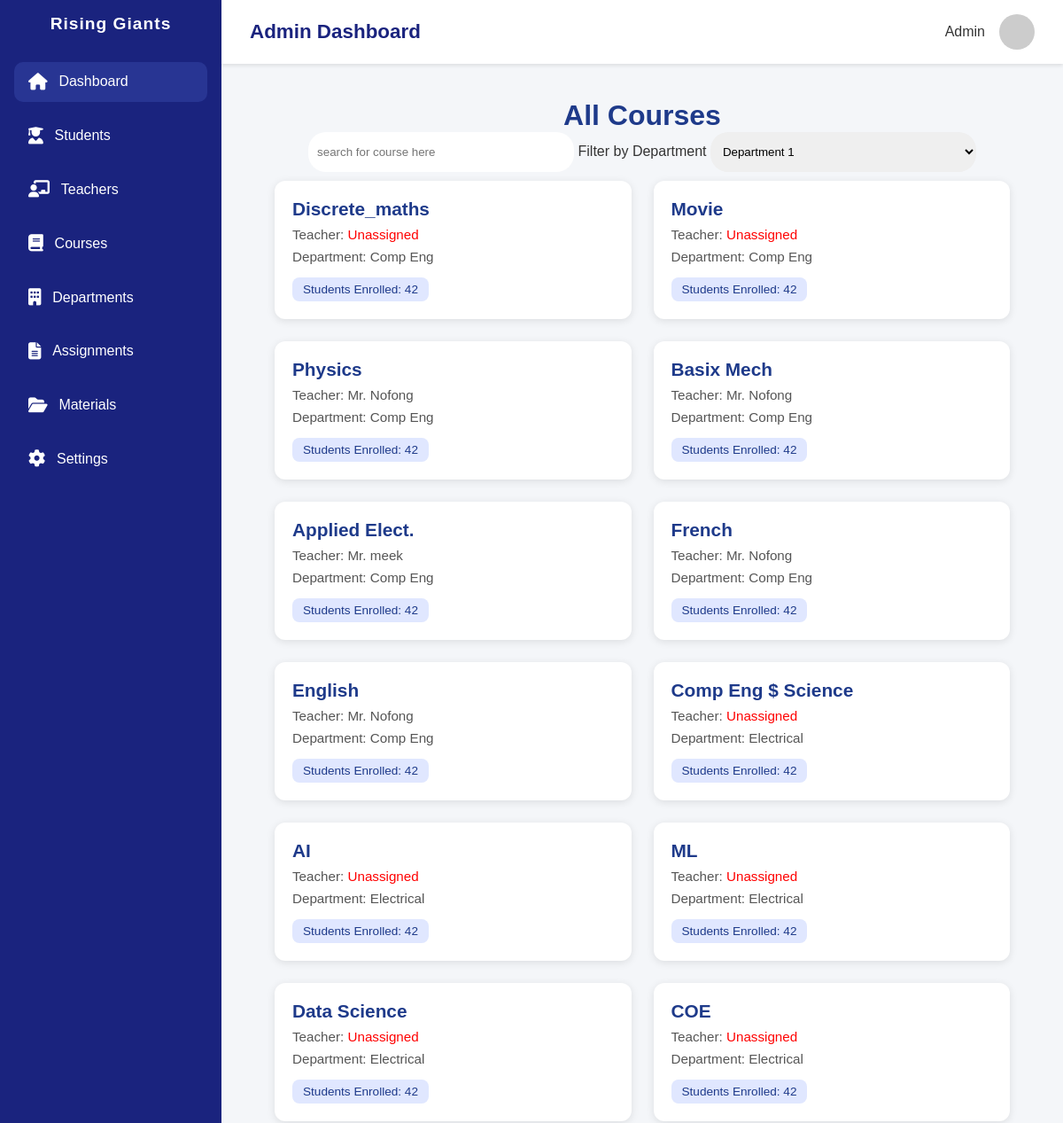
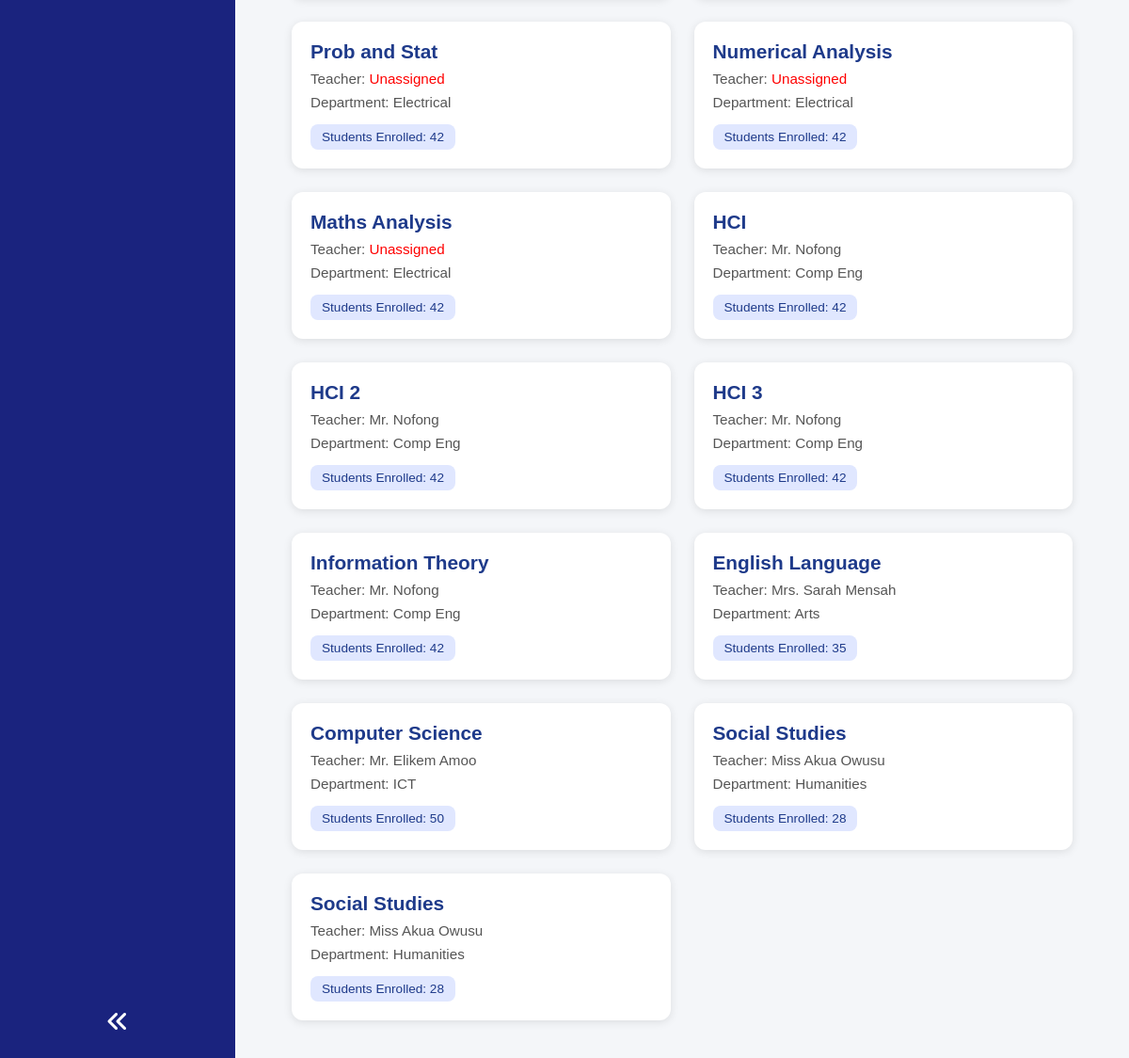
The app's page /dashboard/courses/ (signed in) with its own data (2 pictures, top to bottom).
### main/models.py (models this page shows, shortened)
class Course(models.Model):
    slug = models.SlugField(unique=True,blank=True,max_length=100)
    name = models.CharField(blank=True,unique=True,max_length=100)
    teacher = models.ForeignKey(
        settings.AUTH_USER_MODEL,
        blank=True,
        on_delete=models.SET_NULL,
        related_name="courses_assigned",
        null=True
        )
    students = models.ManyToManyField(
        settings.AUTH_USER_MODEL,
        blank=True,
        related_name="courses_enrolled",
        null=True
        )
    created_by = models.ForeignKey(
        settings.AUTH_USER_MODEL,
        blank=True,
        null=True,
        on_delete=models.SET_NULL,
        related_name="courses_created",
        default="3"
        )
    department = models.ForeignKey(
        Department,
        blank=True,
        null=True,
        on_delete=models.SET_NULL,
        related_name="courses"
        )
    created_at = models.DateTimeField(auto_now_add=True)
    updated_at = models.DateTimeField(auto_now=True)

class Department(models.Model):
    slug = models.SlugField(unique= True, blank=True)
    name = models.CharField(blank=True,max_length=100,unique=True)
    created_by = models.ForeignKey(
        settings.AUTH_USER_MODEL,
        on_delete= models.CASCADE,
        related_name="departments_created"
        )
    updated_at = models.DateTimeField(auto_now=True)
    def __str__(self):
        return self.name

### users/models.py (models this page shows)
class CustomUser(AbstractUser):
    ROLES = {
        None:"Select user",
        "admin":"Admin",
        "teacher":"Teacher",
        "student":"Student",
    }
    school_id = models.CharField(blank=True,null=True,unique=True,validators=[is_umat_id])
    role = models.CharField(choices=ROLES, blank=True,default="teacher")
    department = models.ForeignKey(
        Department,
            on_delete=models.SET_NULL,
            null=True,
            blank=True,
            related_name="users",
            default="4"
        )
    def __str__(self):
        return self.username
    USERNAME_FIELD = "school_id"

### main/decorators.py (the view)
        def innner(request,*args,**kwargs):
            if request.user.role != role:
                return HttpResponse(f"You are not allowed to this {role} page")
            return func(request,*args,**kwargs)

### main/context_processors.py (called while the page is built)
def total_values(request):
    total_users = User.objects.all().count()
    total_teachers = User.objects.filter(role = "teacher").count()
    total_students = User.objects.filter(role = "student").count()
    total_departments = Department.objects.all().count()
    total_courses = Course.objects.all().count()
    context = {
        "total_students":total_students,
        "total_teachers":total_teachers,
        "total_courses":total_courses,
        "total_departments":total_departments,
    }
    return context

### main/views.py (called while the page is built)
@login_required
@allowed_role("admin")
def courses(request):
    courses = Course.objects.all()
    context = {
        "courses":courses
    }
    return render(request,"main/admin_course_list.html",context)

### main/templates/main/admin_course_list.html (shortened to what this page needs)
{% extends 'main_base.html' %}
{% load static %}
{% block extra_styles %}<link rel="stylesheet" href="{% static 'main/css/admin_course_list.css' %}">
{% endblock extra_styles %}
{% block body %}
  <div class="container">
    <h1>All Courses</h1>
    <form action="">
      <input type="text" placeholder="search for course here ">
      <label for="department">Filter by Department</label>
      <select name="department" id="department">
        <option value="">Department 1 </option>
      </select>
    </form>
    <div class="course-grid">
      {% for course in courses %}
      <div class="course-card">
        <h2>{{course.name}}</h2>
        {% if not course.teacher %}
        <p >Teacher: <span id = "unassigned-course"> Unassigned </span>  </p>
        {% else %}
        <p>Teacher: Mr. {{course.teacher }}</p>
        {% endif %}
        {% if not course.department %}
        <p > Department: <span id = "unassigned-department"> Unassigned </span>  </p>
        {% else %}
        <p> Department: {{course.department }}</p>
        {% endif %}
        <span class="students-count">Students Enrolled: 42</span>
      </div>
      {% endfor %}
      <div class="course-card">
        <h2>English Language</h2>
        <p>Teacher: Mrs. Sarah Mensah</p>
        <p>Department: Arts</p>
        <span class="students-count">Students Enrolled: 35</span>
      </div>
      <div class="course-card">
        <h2>Computer Science</h2>
        <p>Teacher: Mr. Elikem Amoo</p>
        <p>Department: ICT</p>
        <span class="students-count">Students Enrolled: 50</span>
      </div>
      <div class="course-card">
        <h2>Social Studies</h2>
        <p>Teacher: Miss Akua Owusu</p>
        <p>Department: Humanities</p>
        <span class="students-count">Students Enrolled: 28</span>
      </div>
      <div class="course-card">
        <h2>Social Studies</h2>
        <p>Teacher: Miss Akua Owusu</p>
        <p>Department: Humanities</p>
        <span class="students-count">Students Enrolled: 28</span>
      </div>
    </div>
  </div>
{% endblock body %}

### main/static/main/css/dashboard.css (style rules this page uses)
* { margin: 0; padding: 0; box-sizing: border-box; font-family: 'Poppins', sans-serif; }
body { background-color: #f4f6f9; display: flex; min-height: 100vh; color: #333; }

### main/static/main/css/admin_course_list.css (style rules this page uses)
.container { padding: 40px 60px; }
h1 { text-align: center; color: #1e3a8a; }
input,select { padding: 10px; width: 300px; border-radius: 20px; border: none; height: 45px; margin-bottom: 10px; }
#unassigned-course,#unassigned-department { color: red; }
form { text-align: center; }
.course-grid { display: grid; grid-template-columns: repeat(auto-fit, minmax(280px, 1fr)); gap: 25px; }
.course-card { background: white; border-radius: 12px; box-shadow: 0 2px 10px rgba(0,0,0,0.1); padding: 20px; transition: transform 0.2s ease, box-shadow 0.2s ease; }
.course-card h2 { margin: 0; font-size: 1.3rem; color: #1e3a8a; }
.course-card p { margin: 8px 0 0; color: #555; font-size: 0.95rem; }
.students-count { margin-top: 15px; display: inline-block; background-color: #e0e7ff; color: #1e3a8a; font-weight: 500; padding: 6px 12px; border-radius: 8px; font-size: 0.85rem; }

### records on screen
Course: name "Discrete_maths", shows "Teacher:", department "Comp Eng"
Course: name "Movie", shows "Teacher:", department "Comp Eng"
Course: name "Physics", teacher "Nofong", department "Comp Eng"
Course: name "Basix Mech", teacher "Nofong", department "Comp Eng"
Course: name "Applied Elect.", teacher "meek", department "Comp Eng"
Course: name "French", teacher "Nofong", department "Comp Eng"
Course: name "English", teacher "Nofong", department "Comp Eng"
Course: name "Comp Eng $ Science", shows "Teacher:", department "Electrical"
Course: name "AI", shows "Teacher:", department "Electrical"
Course: name "ML", shows "Teacher:", department "Electrical"
Course: name "Data Science", shows "Teacher:", department "Electrical"
Course: name "COE", shows "Teacher:", department "Electrical"
Course: name "Prob and Stat", shows "Teacher:", department "Electrical"
Course: name "Numerical Analysis", shows "Teacher:", department "Electrical"
Course: name "Maths Analysis", shows "Teacher:", department "Electrical"
Course: name "HCI", teacher "Nofong", department "Comp Eng"
Course: name "HCI 2", teacher "Nofong", department "Comp Eng"
Course: name "HCI 3", teacher "Nofong", department "Comp Eng"
Course: name "Information Theory", teacher "Nofong", department "Comp Eng"
